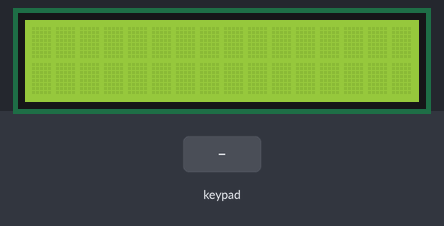
The sketch below on a simulated Arduino Uno, built with avr-gcc and run on an emulated ATmega328P. Parts: 16×2 character LCD. The inputs (shaded band) are chosen by the test bench.

Above: at 1.2 s.
1.3 s: keypad keys 7 + 5 = pressed 0.4 s apart
At 3.9 s:
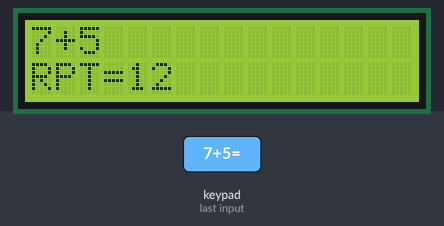
4.4 s: key 'A' pressed
At 5.6 s:
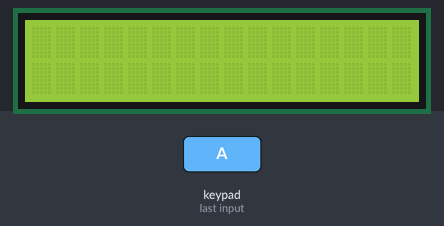
5.9 s: keypad keys 6 * 7 = pressed 0.4 s apart
At 7.6 s:
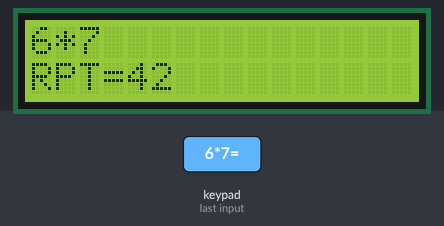
Timing chart, 0 to 9.1 s (numbered marks = the images above; inputs shaded):
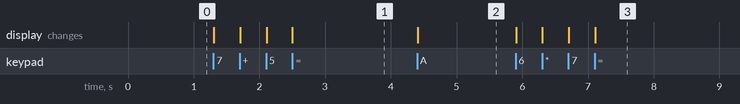

Measured:
- after the input at 1.3 s, the display: first changes at once (image 1 shows a later state)
- after the input at 4.4 s, the display: changes at once (image 2)
- after the input at 5.9 s, the display: first changes at once (image 3 shows a later state)

The sketch:

Calculadora_2_numeros.ino
```cpp
//incluimos librerias
#include <LiquidCrystal.h>
#include <Keypad.h>

// declarar pantalla LCD y asignar
LiquidCrystal lcd(13,12,11,10,9,8);

const byte filas= 4; //numero de filas
const byte columnas= 4; //numero de columnas

// define la ubicación de las teclas según su fila y columna
char keymap[filas][columnas]=
{
{'1', '2', '3', 'A'}, // se asigna 'A' para resetear el código
{'4', '5', '6', '+'}, // se asigna 'B' para la suma
{'7', '8', '9', '-'}, // se asigna 'C' para la resta
{'*', '0', '=', '/'}  // se asigna 'D' para la división y # para el signo '='
};

// se declaran los pines donde se conectan las filas y columnas
byte pinesFilas[filas] = {A0,A1,A2,A3}; //pines de las filas
byte pinesColumnas[columnas]= {7,6,5,4}; //pines de las columnas

//Se define el Teclado con los parametros defines anteriormente (pines, filas y columnas)
Keypad Teclado= Keypad(makeKeymap(keymap), pinesFilas, pinesColumnas, filas, columnas);


String leeCadena1,leeCadena2; // variable temporal para almacenar los números que se operarán
byte cuenta=0; // contabiliza la cantidad de números a operar
char a; // almacena las teclas que son operaciones
long dato1,dato2,rpt1; // almacena números enteros para las operaciones: +,*,-
double dato3,dato4,rpt2; // almacena números decimales para la divisón

char key; // se almacena la variable de la tecla

void setup(){
  lcd.begin(16,2); //LCD (16 COLUMNAS Y 2 FILAS)
}

void loop(){
  key = Teclado.getKey();
  if (key=='0'||key=='1'||key=='2'||key=='3'||key=='4'||key=='5'||key=='6'||key=='7'||key=='8'||key=='9'){

      if(cuenta==0){
        lcd.print(key);
        leeCadena1+=key; // para ir agregando los digitos al numero
        dato1=leeCadena1.toInt();  // toInt() Nueva función (PONER EJEMPLITO)
      }

      else if(cuenta==1){
        lcd.print(key);
        leeCadena2+=key; // para ir agregando los digitos al numero
        dato2=leeCadena2.toInt();
      }

  }

  if(key=='A'){ // sirve para resetear todo de nuevo

      leeCadena2="";
      leeCadena1="";
      dato1=0;
      dato2=0;
      dato3=0;
      dato4=0;
      cuenta=0;
      rpt1=0;
      rpt2=0;
      lcd.clear();
  }

  else if(key=='='&&a=='+'){ // Srive para poder realizar la suma
    cuenta++; //
    lcd.setCursor(0,2);
    rpt1=dato1+dato2;
    lcd.print("RPT=");
    lcd.print(rpt1);
  }

  else if(key=='='&&a=='-'){ // Sirve para poder realizar la resta
    cuenta++;
    lcd.setCursor(0,2);
    rpt1=dato1-dato2;
    lcd.print("RPT=");
    lcd.print(rpt1);
  }
  else if(key=='='&&a=='*'){ // Sirve para poder realizar la multiplicación
    cuenta++;
    lcd.setCursor(0,2);
    rpt1=dato1*dato2;
    lcd.print("RPT=");
    lcd.print(rpt1);
  }
  else if(key=='='&&a=='/'){ // Sirve para poder realizar la división
    cuenta++;
    lcd.setCursor(0,2);
    dato3=dato1;  // el
    dato4=dato2;
    lcd.print("RPT=");
    rpt2=(dato3/dato4);
    lcd.print(rpt2);
  }


  else if((key=='+'||key=='-'||key=='*'||key=='/')&& cuenta==0){ // sirve para almacenar el operador matemático
    cuenta++;
    a=key;
    lcd.print(a);
  }
}
```
